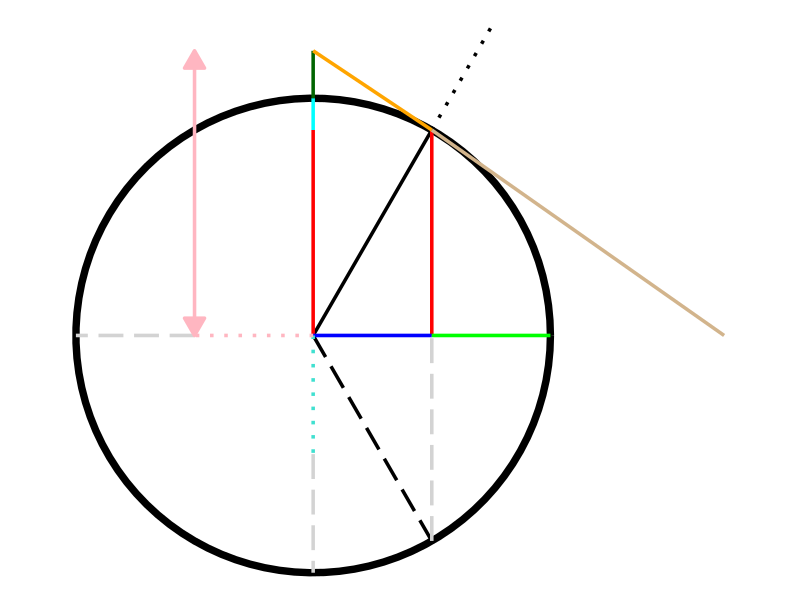

Write the R code that produced this figure.
library(ggplot2)

# Set theta value
theta <- pi / 3

# Circle data
circle_data <- data.frame(
  x = cos(seq(0, 2 * pi, length.out = 100)),
  y = sin(seq(0, 2 * pi, length.out = 100))
)

# Coordinates
x_theta <- cos(theta)
y_theta <- sin(theta)

O <- c(0, 0)
A <- c(x_theta, y_theta)
A_extra <- c(1.5 * x_theta, 1.5 * y_theta)
B <- c(x_theta, -y_theta)
C <- c(x_theta, 0)
D <- c(1, 0)
E <- c(tan(theta), 0)
F <- c(0, 1.2)
G <- c(0, y_theta)
H <- c(0, 1)
K <- c(-1, 0)
L <- c(0, -1)
M <- c(0, -0.5)
N <- c(-0.5, 0)

plot <- ggplot() +
  
  # Circle
  geom_path(data = circle_data, aes(x = x, y = y), colour = "black", size = 2.5) +
  
  # Theta line (O to A)
  geom_segment(aes(x = O[1], y = O[2], xend = A[1], yend = A[2]), colour = "black", size = 1.2) +
  
  # Dotted theta extra line (A to A_extra)
  geom_segment(aes(x = A[1], y = A[2], xend = A_extra[1], yend = A_extra[2]), colour = "black", linetype = "dotted", size = 1.2) +
  
  # Mirror theta line (O to B)
  geom_segment(aes(x = O[1], y = O[2], xend = B[1], yend = B[2]), colour = "black", linetype = "longdash", size = 1.2) +
  
  # Red vertical lines (A to C and O to G)
  geom_segment(aes(x = A[1], y = A[2], xend = C[1], yend = C[2]), colour = "red", size = 1.2) +
  geom_segment(aes(x = O[1], y = O[2], xend = G[1], yend = G[2]), colour = "red", size = 1.2) +
  
  # Blue cos line (O to C)
  geom_segment(aes(x = O[1], y = O[2], xend = C[1], yend = C[2]), colour = "blue", size = 1.2) +
  
  # Green versin line (C to D)
  geom_segment(aes(x = C[1], y = C[2], xend = D[1], yend = D[2]), colour = "green", size = 1.2) +
  
  # Cyan coversin line (G to H)
  geom_segment(aes(x = G[1], y = G[2], xend = H[1], yend = H[2]), colour = "cyan", size = 1.2) +
  
  # Dark green exsec line (H to F)
  geom_segment(aes(x = H[1], y = H[2], xend = F[1], yend = F[2]), colour = "darkgreen", size = 1.2) +
  
  # OL line (O to L)
  geom_segment(aes(x = O[1], y = O[2], xend = M[1], yend = M[2]), colour = "turquoise", linetype = "dotted", size = 1.2) +
  geom_segment(aes(x = M[1], y = M[2], xend = L[1], yend = L[2]), colour = "lightgray", linetype = "longdash", size = 1.2) +
  
  # OK line (O to K)
  geom_segment(aes(x = O[1], y = O[2], xend = N[1], yend = N[2]), colour = "lightpink", linetype = "dotted", size = 1.2) +
  geom_segment(aes(x = N[1], y = N[2], xend = K[1], yend = K[2]), colour = "lightgray", linetype = "longdash", size = 1.2) + 
  
  # CB line (B to C)
  geom_segment(aes(x = B[1], y = B[2], xend = C[1], yend = C[2]), colour = "lightgray", linetype = "longdash", size = 1.2) +
  
  # Orange cotangent line (F to A)
  geom_segment(aes(x = F[1], y = F[2], xend = A[1], yend = A[2]), colour = "orange", size = 1.2) +
  
  # Tan tangent line (E to A)
  geom_segment(aes(x = E[1], y = E[2], xend = A[1], yend = A[2]), colour = "tan", size = 1.2) +
  
  # Light pink exsec line (F to K) with arrows
  geom_segment(aes(x = -0.5, y = F[2], xend = -0.5, yend = 0), colour = "lightpink", size = 1.2,
               arrow = arrow(type = "closed", ends = "both", length = unit(0.2, "inches"))) +
  
  coord_fixed() +
  theme_void()

print(plot)
